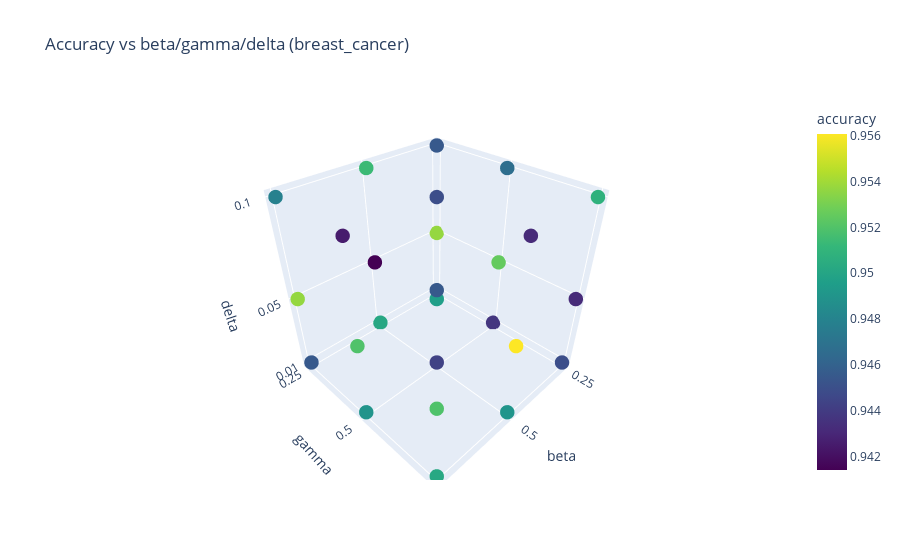
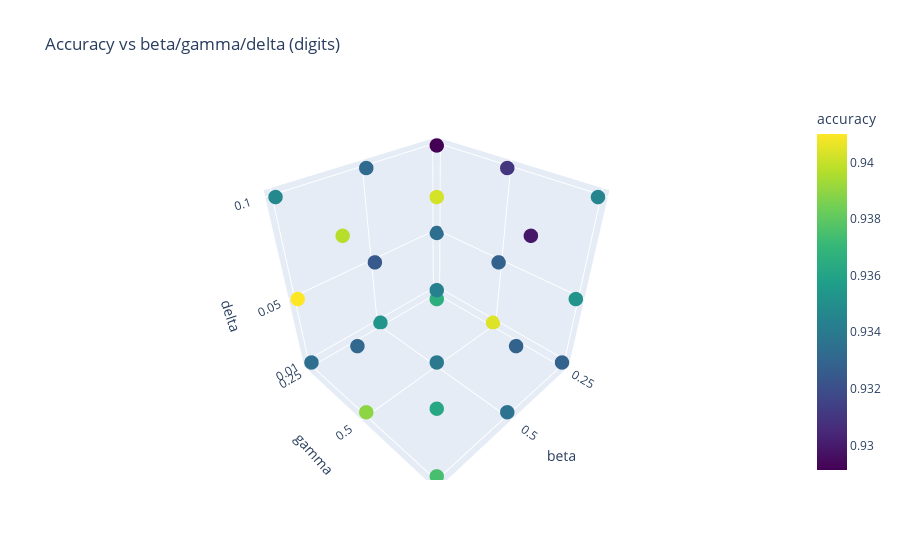
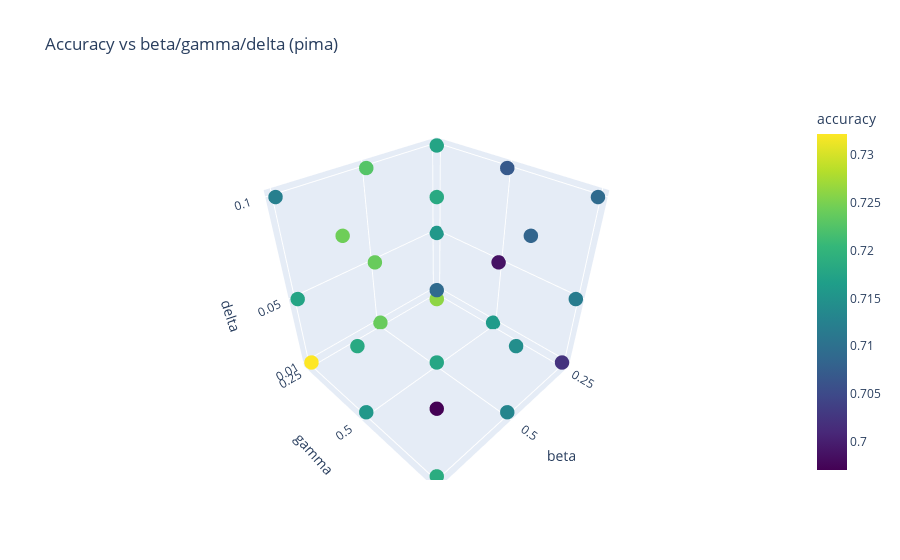
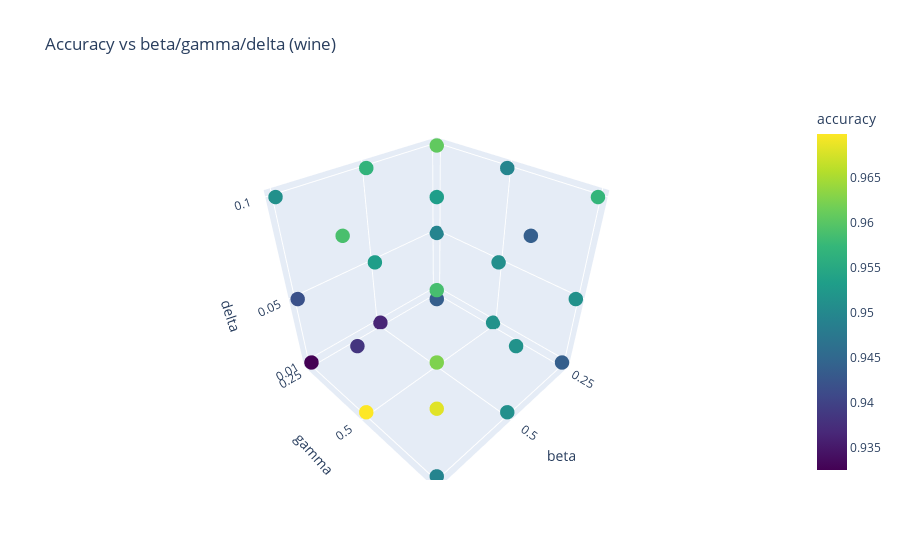

Write notebook code for charts like these, in order.
### Code cell
# Define a function to plot 3D scatter
def plot_3d_metric(data, dataset, metric, title):
    data = data[data['dataset'] == dataset]
    fig = px.scatter_3d(
        data, x=greeks[0], y=greeks[1], z=greeks[2],
        color=metric, size_max=10,
        title=title,
        color_continuous_scale='Viridis',
        labels={greeks[0]: greeks[0], greeks[1]: greeks[1], greeks[2]: greeks[2]}
    )
    fig.update_traces(marker=dict(size=5))
    fig.update_layout(
        scene=dict(
            xaxis=dict(tickvals=data[greeks[0]].unique(), title=greeks[0]),
            yaxis=dict(tickvals=data[greeks[1]].unique(), title=greeks[1]),
            zaxis=dict(tickvals=data[greeks[2]].unique(), title=greeks[2])
        )
    )
    fig.show()

# Create interactive 3D plots

for dataset in datasets:
    plot_3d_metric(grouped, dataset, 'accuracy', f'Accuracy vs {greeks[0]}/{greeks[1]}/{greeks[2]} ({dataset})')
    # plot_3d_metric(grouped, dataset, 'fitness_norm', f'Fitness vs {greeks[0]}/{greeks[1]}/{greeks[2]}')
    # plot_3d_metric(grouped_corr, dataset, 'spearman_corr', f'Spearman Correlation vs {greeks[0]}/{greeks[1]}/{greeks[2]}')

### Figure 1 — Plotly figure (JSON) as saved in the notebook; plotly's stock layout.template omitted (floating-point values rounded to 4 significant figures)
{"data": [{"hovertemplate": "beta=%{x}<br>gamma=%{y}<br>delta=%{z}<br>accuracy=%{marker.color}<extra></extra>", "legendgroup": "", "marker": {"color": [0.949, 0.9537, 0.9455, 0.9437, 0.9525, 0.9467, 0.9449, 0.9432, 0.9508, 0.9502, 0.9414, 0.9514, 0.9443, 0.9496, 0.9449, 0.949, 0.9561, 0.9432, 0.9455, 0.9537, 0.9478, 0.949, 0.952, 0.9425, 0.9502, 0.9519, 0.9455], "coloraxis": "coloraxis", "size": 5, "symbol": "circle"}, "mode": "markers", "name": "", "scene": "scene", "showlegend": false, "type": "scatter3d", "x": [0.25, 0.25, 0.25, 0.25, 0.25, 0.25, 0.25, 0.25, 0.25, 0.5, 0.5, 0.5, 0.5, 0.5, 0.5, 0.5, 0.5, 0.5, 0.75, 0.75, 0.75, 0.75, 0.75, 0.75, 0.75, 0.75, 0.75], "y": [0.25, 0.25, 0.25, 0.5, 0.5, 0.5, 0.75, 0.75, 0.75, 0.25, 0.25, 0.25, 0.5, 0.5, 0.5, 0.75, 0.75, 0.75, 0.25, 0.25, 0.25, 0.5, 0.5, 0.5, 0.75, 0.75, 0.75], "z": [0.01, 0.05, 0.1, 0.01, 0.05, 0.1, 0.01, 0.05, 0.1, 0.01, 0.05, 0.1, 0.01, 0.05, 0.1, 0.01, 0.05, 0.1, 0.01, 0.05, 0.1, 0.01, 0.05, 0.1, 0.01, 0.05, 0.1]}], "layout": {"coloraxis": {"colorbar": {"title": {"text": "accuracy"}}, "colorscale": [[0, "#440154"], [0.1111, "#482878"], [0.2222, "#3e4989"], [0.3333, "#31688e"], [0.4444, "#26828e"], [0.5556, "#1f9e89"], [0.6667, "#35b779"], [0.7778, "#6ece58"], [0.8889, "#b5de2b"], [1, "#fde725"]]}, "legend": {"tracegroupgap": 0}, "scene": {"domain": {"x": [0, 1], "y": [0, 1]}, "xaxis": {"tickvals": [0.25, 0.5, 0.75], "title": {"text": "beta"}}, "yaxis": {"tickvals": [0.25, 0.5, 0.75], "title": {"text": "gamma"}}, "zaxis": {"tickvals": [0.01, 0.05, 0.1], "title": {"text": "delta"}}}, "title": {"text": "Accuracy vs beta/gamma/delta (breast_cancer)"}}}

### Figure 2 — Plotly figure (JSON) as saved in the notebook; plotly's stock layout.template omitted (floating-point values rounded to 4 significant figures)
{"data": [{"hovertemplate": "beta=%{x}<br>gamma=%{y}<br>delta=%{z}<br>accuracy=%{marker.color}<extra></extra>", "legendgroup": "", "marker": {"color": [0.9384, 0.9334, 0.9291, 0.9405, 0.9328, 0.931, 0.9328, 0.9353, 0.9345, 0.9353, 0.9325, 0.9332, 0.934, 0.9366, 0.9403, 0.9336, 0.9328, 0.9299, 0.9334, 0.941, 0.9347, 0.939, 0.933, 0.9397, 0.9375, 0.9362, 0.9343], "coloraxis": "coloraxis", "size": 5, "symbol": "circle"}, "mode": "markers", "name": "", "scene": "scene", "showlegend": false, "type": "scatter3d", "x": [0.25, 0.25, 0.25, 0.25, 0.25, 0.25, 0.25, 0.25, 0.25, 0.5, 0.5, 0.5, 0.5, 0.5, 0.5, 0.5, 0.5, 0.5, 0.75, 0.75, 0.75, 0.75, 0.75, 0.75, 0.75, 0.75, 0.75], "y": [0.25, 0.25, 0.25, 0.5, 0.5, 0.5, 0.75, 0.75, 0.75, 0.25, 0.25, 0.25, 0.5, 0.5, 0.5, 0.75, 0.75, 0.75, 0.25, 0.25, 0.25, 0.5, 0.5, 0.5, 0.75, 0.75, 0.75], "z": [0.01, 0.05, 0.1, 0.01, 0.05, 0.1, 0.01, 0.05, 0.1, 0.01, 0.05, 0.1, 0.01, 0.05, 0.1, 0.01, 0.05, 0.1, 0.01, 0.05, 0.1, 0.01, 0.05, 0.1, 0.01, 0.05, 0.1]}], "layout": {"coloraxis": {"colorbar": {"title": {"text": "accuracy"}}, "colorscale": [[0, "#440154"], [0.1111, "#482878"], [0.2222, "#3e4989"], [0.3333, "#31688e"], [0.4444, "#26828e"], [0.5556, "#1f9e89"], [0.6667, "#35b779"], [0.7778, "#6ece58"], [0.8889, "#b5de2b"], [1, "#fde725"]]}, "legend": {"tracegroupgap": 0}, "scene": {"domain": {"x": [0, 1], "y": [0, 1]}, "xaxis": {"tickvals": [0.25, 0.5, 0.75], "title": {"text": "beta"}}, "yaxis": {"tickvals": [0.25, 0.5, 0.75], "title": {"text": "gamma"}}, "zaxis": {"tickvals": [0.01, 0.05, 0.1], "title": {"text": "delta"}}}, "title": {"text": "Accuracy vs beta/gamma/delta (digits)"}}}

### Figure 3 — Plotly figure (JSON) as saved in the notebook; plotly's stock layout.template omitted (floating-point values rounded to 4 significant figures)
{"data": [{"hovertemplate": "beta=%{x}<br>gamma=%{y}<br>delta=%{z}<br>accuracy=%{marker.color}<extra></extra>", "legendgroup": "", "marker": {"color": [0.704, 0.7157, 0.7174, 0.7161, 0.6988, 0.707, 0.7023, 0.7118, 0.7092, 0.724, 0.724, 0.7227, 0.7179, 0.7261, 0.7183, 0.7131, 0.7144, 0.7083, 0.7322, 0.7174, 0.7122, 0.7157, 0.7183, 0.7244, 0.7188, 0.697, 0.7092], "coloraxis": "coloraxis", "size": 5, "symbol": "circle"}, "mode": "markers", "name": "", "scene": "scene", "showlegend": false, "type": "scatter3d", "x": [0.25, 0.25, 0.25, 0.25, 0.25, 0.25, 0.25, 0.25, 0.25, 0.5, 0.5, 0.5, 0.5, 0.5, 0.5, 0.5, 0.5, 0.5, 0.75, 0.75, 0.75, 0.75, 0.75, 0.75, 0.75, 0.75, 0.75], "y": [0.25, 0.25, 0.25, 0.5, 0.5, 0.5, 0.75, 0.75, 0.75, 0.25, 0.25, 0.25, 0.5, 0.5, 0.5, 0.75, 0.75, 0.75, 0.25, 0.25, 0.25, 0.5, 0.5, 0.5, 0.75, 0.75, 0.75], "z": [0.01, 0.05, 0.1, 0.01, 0.05, 0.1, 0.01, 0.05, 0.1, 0.01, 0.05, 0.1, 0.01, 0.05, 0.1, 0.01, 0.05, 0.1, 0.01, 0.05, 0.1, 0.01, 0.05, 0.1, 0.01, 0.05, 0.1]}], "layout": {"coloraxis": {"colorbar": {"title": {"text": "accuracy"}}, "colorscale": [[0, "#440154"], [0.1111, "#482878"], [0.2222, "#3e4989"], [0.3333, "#31688e"], [0.4444, "#26828e"], [0.5556, "#1f9e89"], [0.6667, "#35b779"], [0.7778, "#6ece58"], [0.8889, "#b5de2b"], [1, "#fde725"]]}, "legend": {"tracegroupgap": 0}, "scene": {"domain": {"x": [0, 1], "y": [0, 1]}, "xaxis": {"tickvals": [0.25, 0.5, 0.75], "title": {"text": "beta"}}, "yaxis": {"tickvals": [0.25, 0.5, 0.75], "title": {"text": "gamma"}}, "zaxis": {"tickvals": [0.01, 0.05, 0.1], "title": {"text": "delta"}}}, "title": {"text": "Accuracy vs beta/gamma/delta (pima)"}}}

### Figure 4 — Plotly figure (JSON) as saved in the notebook; plotly's stock layout.template omitted (floating-point values rounded to 4 significant figures)
{"data": [{"hovertemplate": "beta=%{x}<br>gamma=%{y}<br>delta=%{z}<br>accuracy=%{marker.color}<extra></extra>", "legendgroup": "", "marker": {"color": [0.9458, 0.9494, 0.9606, 0.9514, 0.951, 0.9495, 0.9437, 0.9514, 0.9572, 0.9364, 0.9532, 0.9568, 0.9625, 0.9436, 0.9532, 0.9512, 0.9514, 0.9437, 0.9325, 0.9419, 0.9512, 0.9699, 0.9383, 0.9589, 0.9494, 0.9682, 0.9587], "coloraxis": "coloraxis", "size": 5, "symbol": "circle"}, "mode": "markers", "name": "", "scene": "scene", "showlegend": false, "type": "scatter3d", "x": [0.25, 0.25, 0.25, 0.25, 0.25, 0.25, 0.25, 0.25, 0.25, 0.5, 0.5, 0.5, 0.5, 0.5, 0.5, 0.5, 0.5, 0.5, 0.75, 0.75, 0.75, 0.75, 0.75, 0.75, 0.75, 0.75, 0.75], "y": [0.25, 0.25, 0.25, 0.5, 0.5, 0.5, 0.75, 0.75, 0.75, 0.25, 0.25, 0.25, 0.5, 0.5, 0.5, 0.75, 0.75, 0.75, 0.25, 0.25, 0.25, 0.5, 0.5, 0.5, 0.75, 0.75, 0.75], "z": [0.01, 0.05, 0.1, 0.01, 0.05, 0.1, 0.01, 0.05, 0.1, 0.01, 0.05, 0.1, 0.01, 0.05, 0.1, 0.01, 0.05, 0.1, 0.01, 0.05, 0.1, 0.01, 0.05, 0.1, 0.01, 0.05, 0.1]}], "layout": {"coloraxis": {"colorbar": {"title": {"text": "accuracy"}}, "colorscale": [[0, "#440154"], [0.1111, "#482878"], [0.2222, "#3e4989"], [0.3333, "#31688e"], [0.4444, "#26828e"], [0.5556, "#1f9e89"], [0.6667, "#35b779"], [0.7778, "#6ece58"], [0.8889, "#b5de2b"], [1, "#fde725"]]}, "legend": {"tracegroupgap": 0}, "scene": {"domain": {"x": [0, 1], "y": [0, 1]}, "xaxis": {"tickvals": [0.25, 0.5, 0.75], "title": {"text": "beta"}}, "yaxis": {"tickvals": [0.25, 0.5, 0.75], "title": {"text": "gamma"}}, "zaxis": {"tickvals": [0.01, 0.05, 0.1], "title": {"text": "delta"}}}, "title": {"text": "Accuracy vs beta/gamma/delta (wine)"}}}
